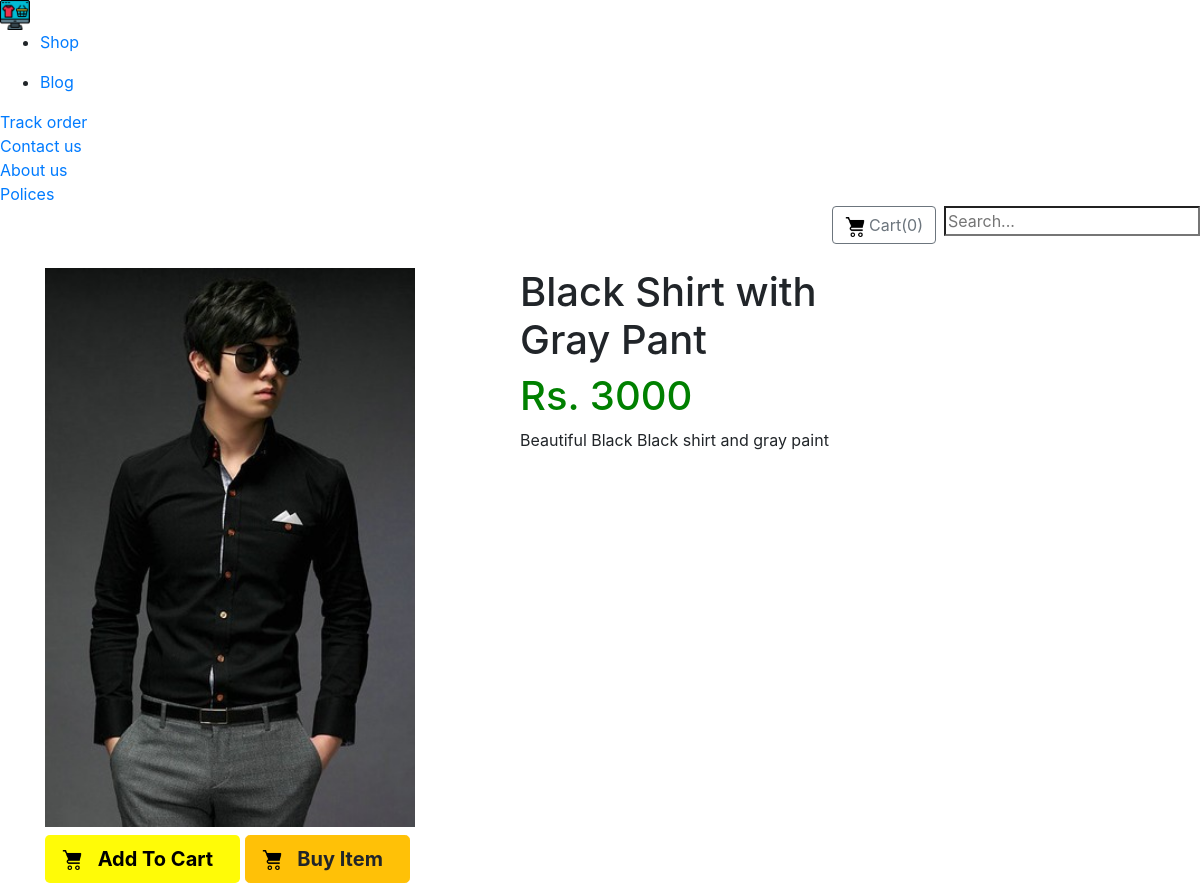
/Shop/products/1, run on the app's committed database.
### Shop/models.py (models this page shows, shortened)
class Product(models.Model):
    product_id = models.AutoField
    product_name = models.CharField(max_length=50)
    product_catagory = models.CharField(max_length=50)
    product_subcatagory = models.CharField(max_length=50,default='')
    product_desc = models.CharField(max_length=300)
    product_pricse = models.IntegerField(default=0)
    product_pub_date = models.DateField()
    product_imag = models.ImageField(upload_to='shope/images')

### Shop/views.py (the view)
# urls.py: path('products/<int:pid>',views.Products,name='productviewpage'),
def Products(request,pid):
    pdc = Product.objects.filter(id=pid)
    return render(request,'shop/products.html',{'product':pdc[0]})

### templates/shop/products.html
{% extends 'shop/Basic.html' %} {% block title %} Product {% endblock %} {% block body %}
<br>
<div class="container">
    <div class="row">
        <div class="col-md-5">
            <img src="/media/{{product.product_imag}}" width=370px hight='400px' alt=""> {% load static %}
            <button type="button" class="btn btn-lg my-2" style="background-color:rgba(255, 251, 0, 0.973);">
                <span> <img src="{% static 'shop/shopping-cart.png'%}" height="20px" width="20px" alt=""> </span>
                <b style="padding: 10px;"> Add To Cart</b>
            </button>
            <button type="button" class="btn btn-warning btn-lg my-2">
                <span> <img src="{% static 'shop/shopping-cart.png'%}" height="20px" width="20px" alt=""> </span>
                <b style="padding: 10px;">Buy Item</b>
            </button>
        </div>
        <div class="col-md-4">
            <h1>{{product.product_name}}</h1>
            <h6 style="color:green;font-size: 40px;">Rs. {{product.product_pricse}}</h6>
            <p>{{product.product_desc}}</p>
        </div>
        <div class="col-md-3">
        </div>
    </div>
</div>
{% endblock %}

### data on the page
Product: product_imag (picture), product_name "Black Shirt with Gray Pant", product_pricse "3000", product_desc "Beautiful Black Black shirt and gray paint"
